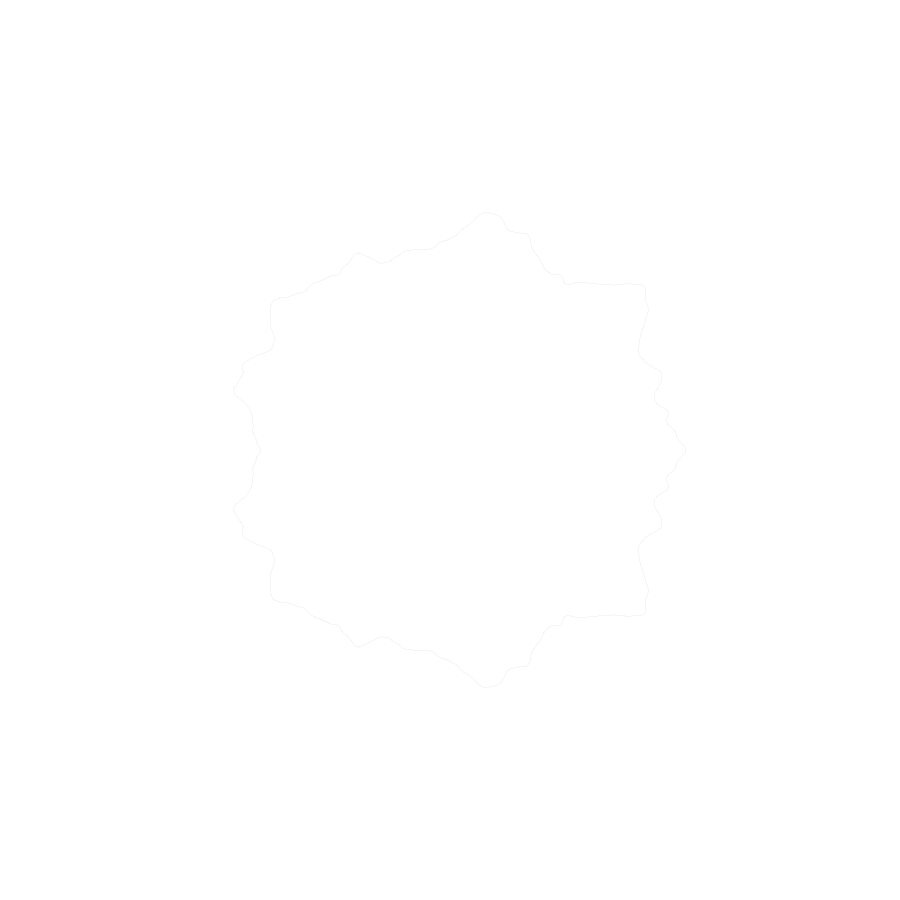
Frame 1 (no input)
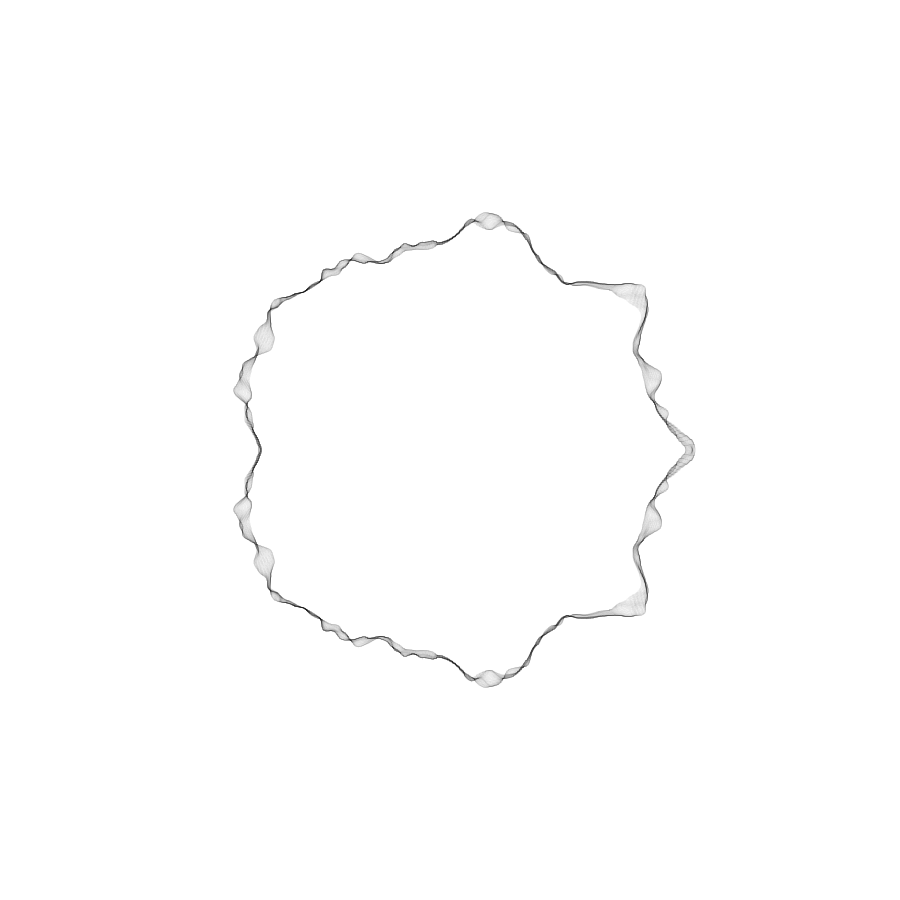
Frame 60 (the mouse pressed at the canvas centre just before this capture)
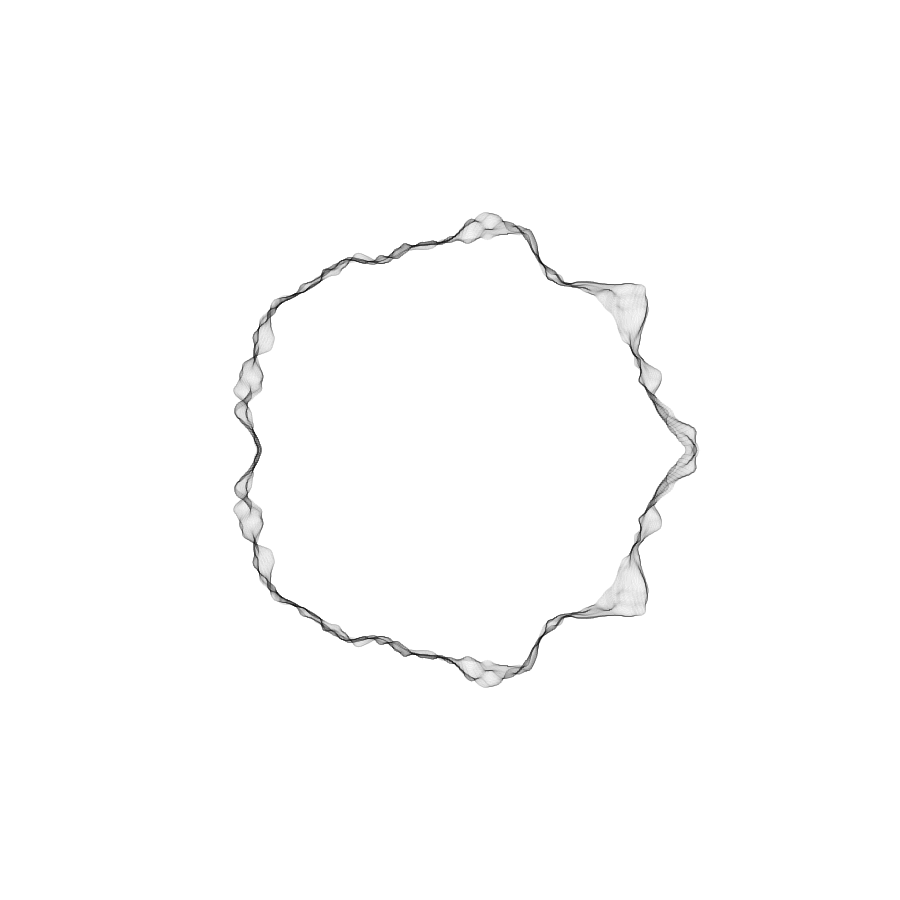
Frame 120 (the mouse held since frame 60 and released just before this capture)

The Processing sketch that drew these frames (run headless with seeded random() and noise(); from frame 60 on, the mouse is pressed at the canvas centre):

// Processing sketch: circle
// ── circle.pde
/*___________________________________________________
 //CIRCLE
 
 //A particle system alignd to a circle is reacting to
 //distrubances caused by perlin-noise
 //
 //
 //
 //Minimal Aestetic Disturbance
 //Walter Benjamin
 // Lagrange Interpolation
 //
 //Felix Wagner - 20/06/18
 __________________________________________________*/
//GLOBAL PARAMETERS
//all global parameters with values & comments, e.g.
int w = 900; 
int h = 900;
int sect = 900;
DotSystem system;
int range = 50;
int cRadius = w/4;
float n = 0;
float nfAng = 0.01;
float nfTime = 0.005;
ArrayList<Dot> dots;

//____________________________________________________
//SETTING UP
void settings()
{
	//needed if image size given by parameters
	width = w; 
	height = h;
}
void setup()
{
	//all those statements to be executed only once
	colorMode(HSB, 360, 100, 100);
	background(0,0,100);
	noFill();
	system = new DotSystem();
  
  	for (int i = 0; i < sect; i++) {
  		float q = map(i, 0, sect, 0, 180);
  		float theta = q * PI/180;
  		system.addDot(new Dot(cRadius, theta));

	  	/*
		angle × π / 180° = theta
	  	*/
  }
}
//_____________________________________________________
//LOOPING
void draw()
{
	//background(0,0,100);
	for(int i = 0; i < dots.size(); i++){
			Dot d = dots.get(i);
			d.move(map(noise(i*nfAng, frameCount*nfTime),0,1,cRadius-range,cRadius+range));
		}
	system.run();
}
//______________________________________________________
//FUNCTIONS
//your functions for better structuring
//functions for event handling

class DotSystem{
	PShape s;

	DotSystem(){
		dots = new ArrayList<Dot>();
	}

	void addDot(Dot d){
		dots.add(d);
	}

	void display(){
		s = createShape();
		s.setStroke(color(0,0,0,10));
		s.beginShape();
		pushMatrix();
		translate(width/2,height/2);
		for(Dot d : dots){
			d.run();
			s.vertex(d.position.x,d.position.y);
		}
		for(int i = dots.size()-1; i >= 0; i--){
			Dot d = dots.get(i);
			s.vertex(d.position.x,d.position.y*(-1));
		}
		s.endShape();
		shape(s);
		popMatrix();
	}

	void run(){
		display();
	}
}

class Dot{
	PVector position;
	PVector change;
	float t; //theta
	float r; //radius

	Dot(int radius, float theta){
		r = radius;
		t = theta;
		position = new PVector(r*cos(t),r*sin(t));
		change = new PVector(0,1);
	}


	void display(){
		noFill();
		ellipse(position.x,position.y,5,5);	
	}

	void move(float noise){
		r = noise;
	}

	void run(){
		position.x = r*cos(t);
		position.y = r*sin(t);
		//display();
	}
}
